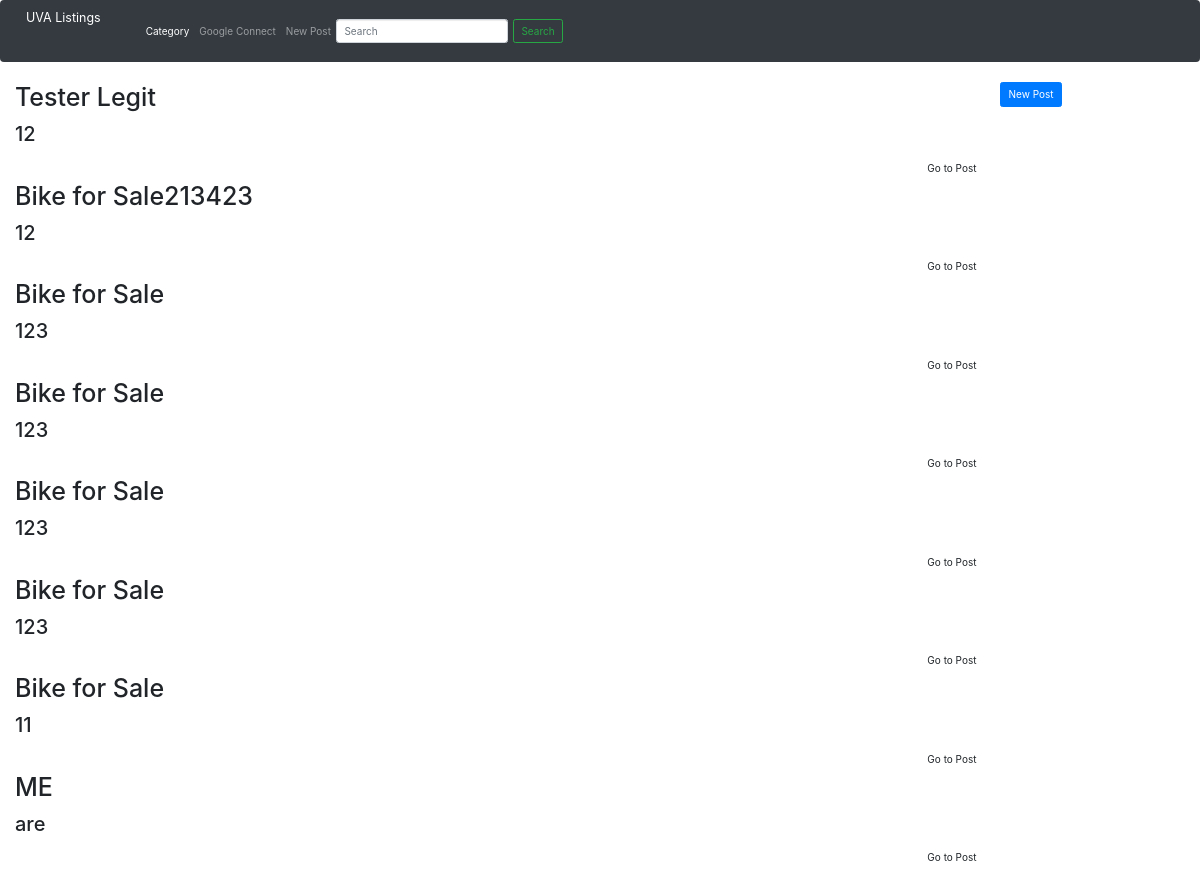
The page /posts/ (signed in) on the database its author committed.
### posts/models.py (models this page shows, shortened)
class Post(models.Model):
    titleText = models.CharField(max_length=200)
    description = models.CharField(max_length=200)
    creation_date = models.DateField(("Date"), default=datetime.date.today)
    category = models.CharField(max_length=200)
    price = models.DecimalField(max_digits=6, decimal_places=2)

### posts/views.py (the view)
# urls.py: path('', TemplateView.as_view(template_name="login/index.html")),
def index(request):
    template_name = 'posts/postIndex.html'
    postList = Post.objects.order_by('-creation_date')[:8]
    testArray = {1, 2, 3}
    context = {'postList': postList, 'testArray': testArray}
    return render(request, 'posts/postIndex.html',context)

### posts/templates/posts/postIndex.html (shortened to what this page needs)
<link href="//netdna.bootstrapcdn.com/bootstrap/3.0.0/css/bootstrap.min.css" rel="stylesheet" id="bootstrap-css">
{% block page %}
{% load socialaccount %}
<head>
	{% load bootstrap4 %}
</head>
{% include "header.html" %}
<body>
	<button class="btn btn-primary" type="submit" onclick="location.href = 'newpost';">New Post</button>
	{%if user.is_authenticated%}
		{% if postList %}
			{% for postVar in postList %}
					  <div class="col-md-10 blogShort">
						<h1>{{ postVar.titleText }}</h1>
						<article><p>
							<h2>{{ postVar.description }}</h2>
							</p></article>
						<h1></h1><a class="btn btn-blog pull-right marginBottom10" href="/posts/{{ postVar.id }}/">Go to Post</a>
					</div>
			{% endfor %}
		{% else %}
			<p>No posts are available.</p>
		{% endif %}
	{%else%}
		<p> You need to be logged in in order to make a post!</p>
		<a class="btn btn-primary" href="\">Back to Homepage</a>
 		<li class="nav-item">
 		<a href="{% url 'social:begin' 'google-oauth2' %}">Google Connect</a>
 		{%endif%}
</body>
{% endblock %}

### rows shown on the page
Post: titleText "Tester Legit", description "12"
Post: titleText "Bike for Sale213423", description "12"
Post: titleText "Bike for Sale", description "123"
Post: titleText "Bike for Sale", description "123"
Post: titleText "Bike for Sale", description "123"
Post: titleText "Bike for Sale", description "123"
Post: titleText "Bike for Sale", description "11"
Post: titleText "ME", description "are"
